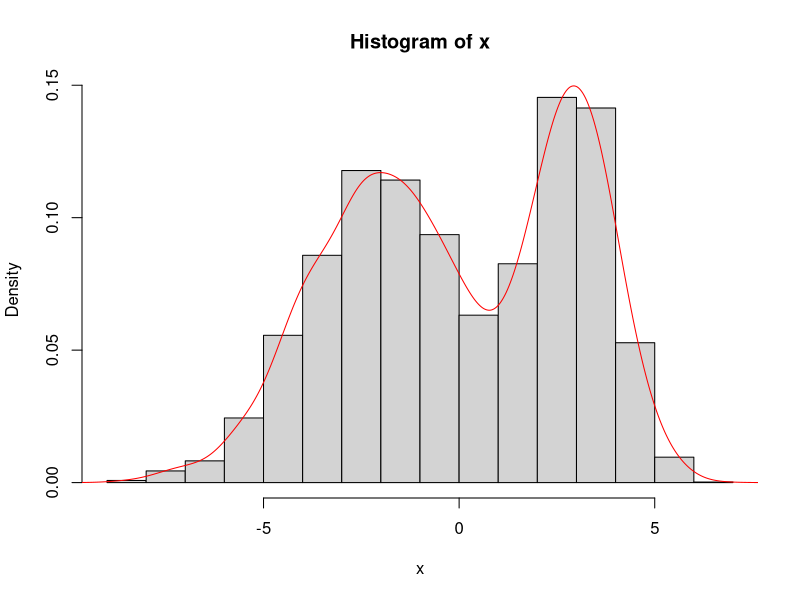
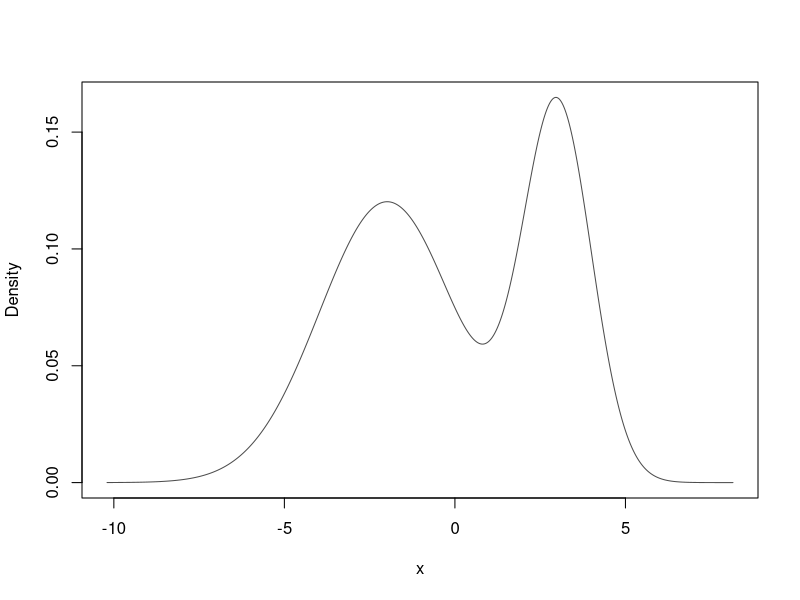
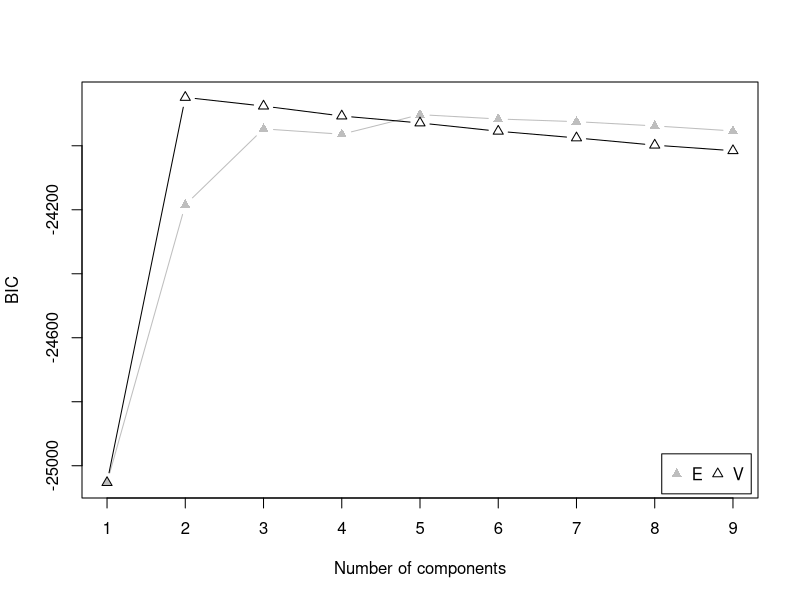
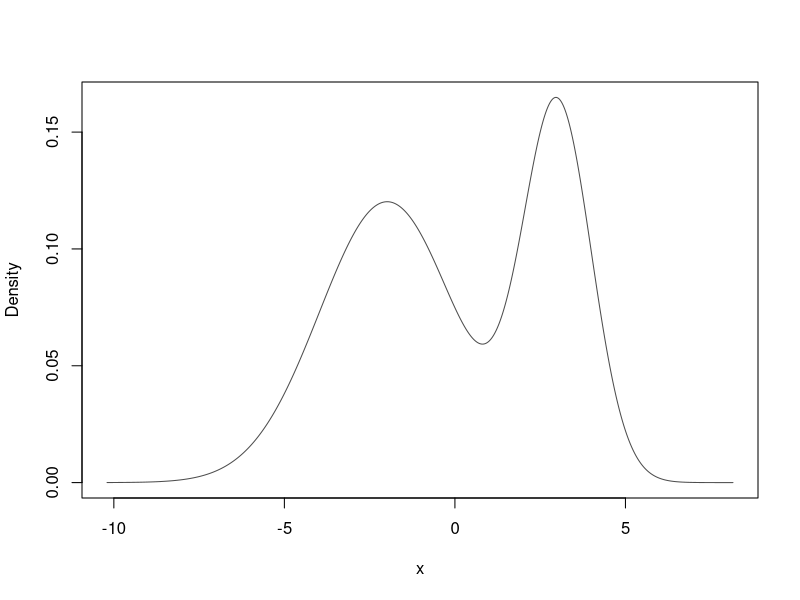
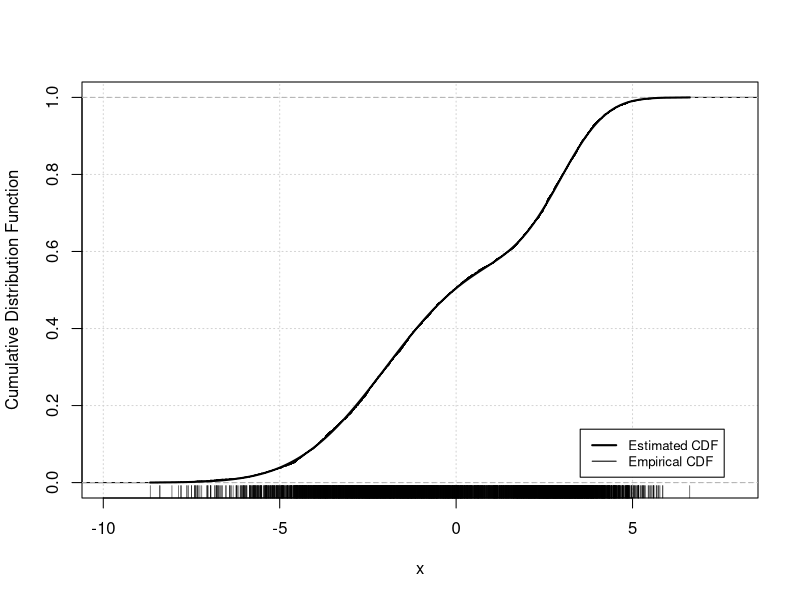
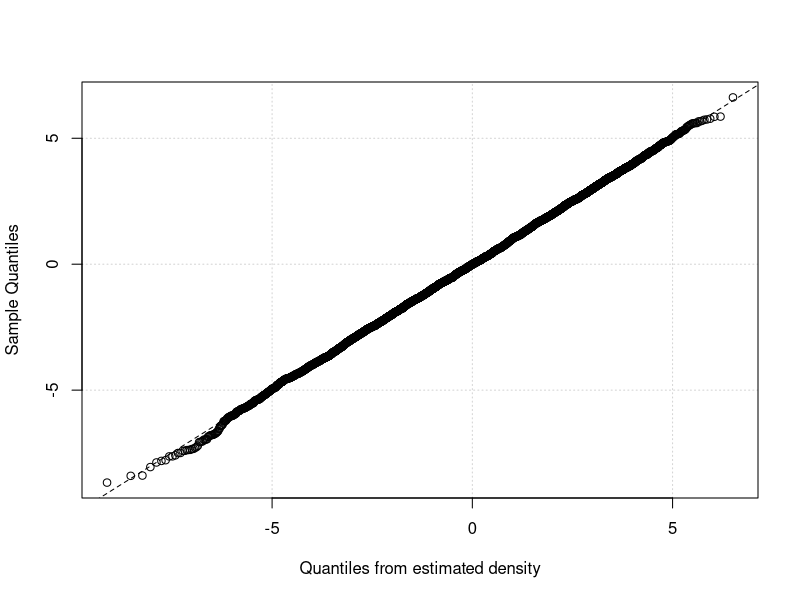

Source code (R) for these figures, in order: (Note: this script raises an error after producing the figures.)
# 已知条件
h = 20
c = 10
d = 10

# 随机初始两个未知量
miu = runif(1,0,1/6)
b = round(runif(1,1,20))

iter = 1
nonstop=TRUE
while (nonstop) {
    # E步骤，根据假设的miu来算b
    b = c(b,miu[iter]*h/(0.5+miu[iter]))
    # M步骤，根据上面算出的b再来计算miu
    miu = c(miu,(b[iter+1] + c)/(6*(b[iter+1]+c+d)))
    # 记录循环次数
    iter = iter + 1
    # 如果前后两次的计算结果差距很小则退出
    nonstop = (miu[iter]-miu[iter-1]>10^(-4))
}
print(cbind(miu,b))

# 设置模拟参数
miu1 <- 3
miu2 <- -2
sigma1 <- 1
sigma2 <- 2
alpha1 <- 0.4
alpha2 <- 0.6
# 生成两种高斯分布的样本
n <- 5000
x <- rep(0,n)
n1 <- floor(n*alpha1)
n2 <- n - n1
x[1:n1] <- rnorm(n1)*sigma1 + miu1
x[(n1+1):n] <- rnorm(n2)*sigma2 + miu2
hist(x,freq=F)
lines(density(x),col='red')


# 设置初始值
m <- 2
miu <- runif(m)
sigma <- runif(m)
alpha <- c(0.2,0.8)
prob <- matrix(rep(0,n*m),ncol=m)

for (step in 1:200){
    # E步骤
    for (j in 1:m){
        prob[,j]<- sapply(x,dnorm,miu[j],sigma[j])
    }
    sumprob <- prob %*% alpha

    for (j in 1:m){
        prob[,j] <- alpha[j]*prob[,j]/sumprob
    }
    

    oldmiu <- miu
    oldsigma <- sigma
    oldalpha <- alpha

    # M步骤
    for (j in 1:m){
        p1 <- sum(prob[ ,j])
        p2 <- sum(prob[ ,j]*x)
        miu[j] <- p2/p1
        alpha[j] <- p1/n
        p3 <- sum(prob[ ,j]*(x-miu[j])^2)
        sigma[j] <- sqrt(p3/p1)
    }

    # 变化
    epsilo <- 1e-4
    if (sum(abs(miu-oldmiu))<epsilo &
        sum(abs(sigma-oldsigma))<epsilo &
        sum(abs(alpha-oldalpha))<epsilo) break
    cat('step',step,'miu',miu,'sigma',sigma,'alpha',alpha,'\n')
}

library(mclust)
model <- densityMclust(x)
plot(model)
mc <-  Mclust(iris[,1:4], 3)
plot(mc, data=iris[,1:4], what="classification",dimens=c(3,4))
table(iris$Species, mc$classification)
